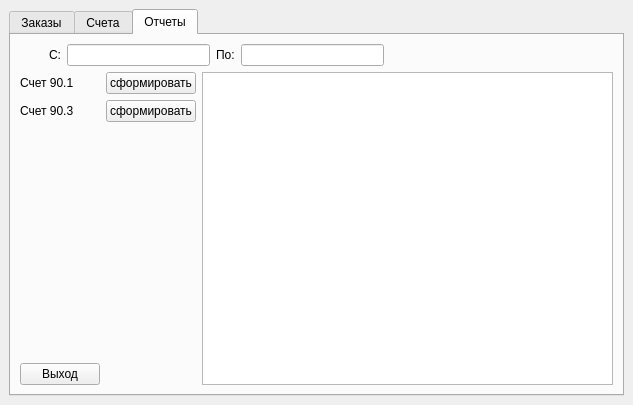
<?xml version="1.0" encoding="UTF-8"?>
<ui version="4.0">
 <class>MainWindow</class>
 <widget class="QMainWindow" name="MainWindow">
  <property name="geometry">
   <rect>
    <x>0</x>
    <y>0</y>
    <width>633</width>
    <height>405</height>
   </rect>
  </property>
  <property name="windowTitle">
   <string>MainWindow</string>
  </property>
  <widget class="QWidget" name="centralwidget">
   <layout class="QVBoxLayout" name="verticalLayout">
    <item>
     <widget class="QTabWidget" name="tabWidget">
      <property name="currentIndex">
       <number>2</number>
      </property>
      <widget class="QWidget" name="order_v">
       <attribute name="title">
        <string>Заказы</string>
       </attribute>
       <layout class="QHBoxLayout" name="horizontalLayout_2" stretch="4,4,20">
        <item>
         <widget class="QWidget" name="Filter_Widget" native="true">
          <layout class="QFormLayout" name="formLayout_4">
           <item row="0" column="0">
            <widget class="QLabel" name="Search_year">
             <property name="text">
              <string>Поиск по году:</string>
             </property>
            </widget>
           </item>
           <item row="2" column="0">
            <widget class="QLineEdit" name="year_filter_line"/>
           </item>
           <item row="2" column="1">
            <widget class="QPushButton" name="year_filter_btn">
             <property name="text">
              <string>сортировать</string>
             </property>
            </widget>
           </item>
           <item row="3" column="0" colspan="2">
            <spacer name="verticalSpacer_2">
             <property name="orientation">
              <enum>Qt::Vertical</enum>
             </property>
             <property name="sizeHint" stdset="0">
              <size>
               <width>20</width>
               <height>5</height>
              </size>
             </property>
            </spacer>
           </item>
           <item row="4" column="0" colspan="2">
            <widget class="QPushButton" name="dropp_filter_order_btn">
             <property name="text">
              <string>Сбросить фильтры</string>
             </property>
            </widget>
           </item>
           <item row="5" column="0" colspan="2">
            <spacer name="verticalSpacer">
             <property name="orientation">
              <enum>Qt::Vertical</enum>
             </property>
             <property name="sizeHint" stdset="0">
              <size>
               <width>20</width>
               <height>10</height>
              </size>
             </property>
            </spacer>
           </item>
           <item row="6" column="0" colspan="2">
            <widget class="Line" name="line">
             <property name="orientation">
              <enum>Qt::Horizontal</enum>
             </property>
            </widget>
           </item>
           <item row="7" column="0" colspan="2">
            <widget class="QLabel" name="label_4">
             <property name="text">
              <string>удалить выделенный заказ</string>
             </property>
            </widget>
           </item>
           <item row="8" column="0" colspan="2">
            <widget class="QPushButton" name="del_order_btn">
             <property name="text">
              <string>удалить</string>
             </property>
            </widget>
           </item>
           <item row="9" column="0" colspan="2">
            <widget class="QLabel" name="label_6">
             <property name="text">
              <string>редактировать выделенный заказ</string>
             </property>
            </widget>
           </item>
           <item row="10" column="0" colspan="2">
            <widget class="QPushButton" name="update_window_btn">
             <property name="text">
              <string>редактировать</string>
             </property>
            </widget>
           </item>
           <item row="11" column="0">
            <widget class="QLabel" name="label_7">
             <property name="text">
              <string>добавить заказ</string>
             </property>
            </widget>
           </item>
           <item row="12" column="0" colspan="2">
            <widget class="QPushButton" name="add_order_btn">
             <property name="text">
              <string>добавить</string>
             </property>
            </widget>
           </item>
           <item row="13" column="0">
            <spacer name="verticalSpacer_3">
             <property name="orientation">
              <enum>Qt::Vertical</enum>
             </property>
             <property name="sizeHint" stdset="0">
              <size>
               <width>20</width>
               <height>100</height>
              </size>
             </property>
            </spacer>
           </item>
           <item row="14" column="0">
            <widget class="QPushButton" name="exit_order_btn">
             <property name="text">
              <string>Выход</string>
             </property>
            </widget>
           </item>
          </layout>
         </widget>
        </item>
        <item>
         <widget class="QPushButton" name="filter_btn">
          <property name="sizePolicy">
           <sizepolicy hsizetype="Maximum" vsizetype="Minimum">
            <horstretch>0</horstretch>
            <verstretch>0</verstretch>
           </sizepolicy>
          </property>
          <property name="sizeIncrement">
           <size>
            <width>0</width>
            <height>0</height>
           </size>
          </property>
          <property name="baseSize">
           <size>
            <width>0</width>
            <height>0</height>
           </size>
          </property>
          <property name="text">
           <string/>
          </property>
          <property name="icon">
           <iconset>
            <normaloff>../images/img_571496.png</normaloff>../images/img_571496.png</iconset>
          </property>
          <property name="iconSize">
           <size>
            <width>30</width>
            <height>30</height>
           </size>
          </property>
         </widget>
        </item>
        <item>
         <widget class="QTableWidget" name="order_table"/>
        </item>
       </layout>
      </widget>
      <widget class="QWidget" name="Bill_v">
       <attribute name="title">
        <string>Счета</string>
       </attribute>
       <layout class="QHBoxLayout" name="horizontalLayout" stretch="0,0,16">
        <item>
         <widget class="QWidget" name="bill_menu" native="true">
          <property name="autoFillBackground">
           <bool>false</bool>
          </property>
          <layout class="QFormLayout" name="formLayout">
           <property name="rowWrapPolicy">
            <enum>QFormLayout::DontWrapRows</enum>
           </property>
           <property name="horizontalSpacing">
            <number>4</number>
           </property>
           <property name="verticalSpacing">
            <number>4</number>
           </property>
           <property name="topMargin">
            <number>6</number>
           </property>
           <property name="rightMargin">
            <number>6</number>
           </property>
           <property name="bottomMargin">
            <number>6</number>
           </property>
           <item row="0" column="0">
            <widget class="QLabel" name="label">
             <property name="text">
              <string>поиск по году</string>
             </property>
            </widget>
           </item>
           <item row="1" column="0">
            <widget class="QLineEdit" name="year_bill_line"/>
           </item>
           <item row="1" column="1">
            <widget class="QPushButton" name="year_bill_btn">
             <property name="text">
              <string>поиск</string>
             </property>
            </widget>
           </item>
           <item row="2" column="0" colspan="2">
            <widget class="QLabel" name="label_2">
             <property name="text">
              <string>поиск по контрагенту</string>
             </property>
            </widget>
           </item>
           <item row="6" column="0" colspan="2">
            <widget class="QComboBox" name="client_bill_box">
             <property name="sizePolicy">
              <sizepolicy hsizetype="Maximum" vsizetype="Maximum">
               <horstretch>0</horstretch>
               <verstretch>0</verstretch>
              </sizepolicy>
             </property>
             <property name="maximumSize">
              <size>
               <width>300</width>
               <height>50</height>
              </size>
             </property>
             <property name="editable">
              <bool>false</bool>
             </property>
            </widget>
           </item>
           <item row="7" column="1">
            <widget class="QPushButton" name="client_bill_btn">
             <property name="text">
              <string>поиск</string>
             </property>
            </widget>
           </item>
           <item row="8" column="0" colspan="2">
            <widget class="Line" name="line_3">
             <property name="orientation">
              <enum>Qt::Horizontal</enum>
             </property>
            </widget>
           </item>
           <item row="10" column="0" colspan="2">
            <widget class="QPushButton" name="all_filter_on">
             <property name="text">
              <string>применить установленные фильтры</string>
             </property>
            </widget>
           </item>
           <item row="11" column="0" colspan="2">
            <widget class="QPushButton" name="dropp_bill_filter_btn">
             <property name="text">
              <string>сбросить фильтры</string>
             </property>
            </widget>
           </item>
           <item row="13" column="0">
            <widget class="QPushButton" name="bill_exit_btn">
             <property name="text">
              <string>Выход</string>
             </property>
            </widget>
           </item>
           <item row="12" column="0">
            <spacer name="verticalSpacer_4">
             <property name="orientation">
              <enum>Qt::Vertical</enum>
             </property>
             <property name="sizeHint" stdset="0">
              <size>
               <width>20</width>
               <height>150</height>
              </size>
             </property>
            </spacer>
           </item>
          </layout>
         </widget>
        </item>
        <item>
         <widget class="QPushButton" name="menu_bill_btn">
          <property name="sizePolicy">
           <sizepolicy hsizetype="Maximum" vsizetype="Minimum">
            <horstretch>0</horstretch>
            <verstretch>0</verstretch>
           </sizepolicy>
          </property>
          <property name="text">
           <string/>
          </property>
          <property name="icon">
           <iconset>
            <normaloff>../images/img_571496.png</normaloff>../images/img_571496.png</iconset>
          </property>
          <property name="iconSize">
           <size>
            <width>30</width>
            <height>30</height>
           </size>
          </property>
         </widget>
        </item>
        <item>
         <widget class="QTableWidget" name="bill_table"/>
        </item>
       </layout>
      </widget>
      <widget class="QWidget" name="tab">
       <attribute name="title">
        <string>Отчеты</string>
       </attribute>
       <layout class="QVBoxLayout" name="verticalLayout_2">
        <item>
         <layout class="QHBoxLayout" name="horizontalLayout_3" stretch="1,0,5,0,5,8">
          <item>
           <spacer name="horizontalSpacer_3">
            <property name="orientation">
             <enum>Qt::Horizontal</enum>
            </property>
            <property name="sizeHint" stdset="0">
             <size>
              <width>40</width>
              <height>20</height>
             </size>
            </property>
           </spacer>
          </item>
          <item>
           <widget class="QLabel" name="label_8">
            <property name="text">
             <string>С:</string>
            </property>
           </widget>
          </item>
          <item>
           <widget class="QLineEdit" name="year_1_line"/>
          </item>
          <item>
           <widget class="QLabel" name="label_9">
            <property name="text">
             <string>По:</string>
            </property>
           </widget>
          </item>
          <item>
           <widget class="QLineEdit" name="year_2_line"/>
          </item>
          <item>
           <spacer name="horizontalSpacer_2">
            <property name="orientation">
             <enum>Qt::Horizontal</enum>
            </property>
            <property name="sizeHint" stdset="0">
             <size>
              <width>40</width>
              <height>20</height>
             </size>
            </property>
           </spacer>
          </item>
         </layout>
        </item>
        <item>
         <layout class="QHBoxLayout" name="horizontalLayout_4" stretch="4,16">
          <item>
           <layout class="QFormLayout" name="formLayout_3">
            <item row="0" column="0">
             <widget class="QLabel" name="label_3">
              <property name="text">
               <string>Счет 90.1</string>
              </property>
             </widget>
            </item>
            <item row="0" column="1">
             <widget class="QPushButton" name="btn_901">
              <property name="text">
               <string>сформировать</string>
              </property>
             </widget>
            </item>
            <item row="1" column="0">
             <widget class="QLabel" name="label_5">
              <property name="text">
               <string>Счет 90.3</string>
              </property>
             </widget>
            </item>
            <item row="1" column="1">
             <widget class="QPushButton" name="btn_903">
              <property name="text">
               <string>сформировать</string>
              </property>
             </widget>
            </item>
            <item row="2" column="0">
             <spacer name="verticalSpacer_5">
              <property name="orientation">
               <enum>Qt::Vertical</enum>
              </property>
              <property name="sizeHint" stdset="0">
               <size>
                <width>20</width>
                <height>250</height>
               </size>
              </property>
             </spacer>
            </item>
            <item row="3" column="0">
             <widget class="QPushButton" name="exit_90">
              <property name="text">
               <string>Выход</string>
              </property>
             </widget>
            </item>
           </layout>
          </item>
          <item>
           <widget class="QTableWidget" name="bill_90_table"/>
          </item>
         </layout>
        </item>
       </layout>
      </widget>
     </widget>
    </item>
   </layout>
  </widget>
 </widget>
 <resources/>
 <connections/>
</ui>
